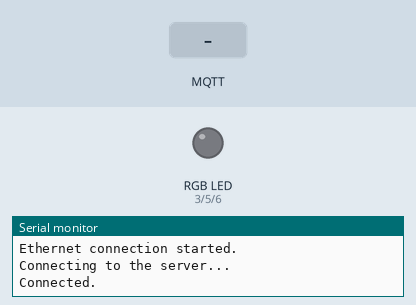
Recording of a sketch running on a simulated Arduino Uno, built with avr-gcc and run on an emulated ATmega328P. On the bench: an RGB LED mixed from three pins (HIGH = lit), the last lines printed to the serial monitor. The test bench sets the inputs (shaded band). Dim RGB values are drawn brighter than linear; WiFi joins after 1.5 s; servers stay silent unless stated; no MQTT or app messages arrive unless stated.

Above: at 4.5 s.
4.6 s: MQTT message "on" arrives on the first subscribed topic
At 6.12 s:
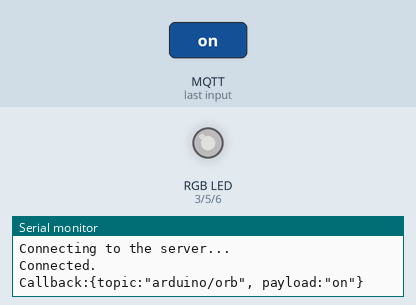
At 8.0 s:
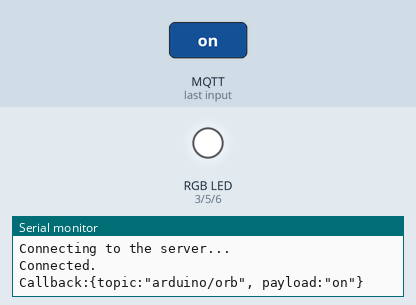
8.1 s: MQTT message "6" arrives on the first subscribed topic
Timing chart, 0 to 11.1 s (numbered marks = the images above; inputs shaded):
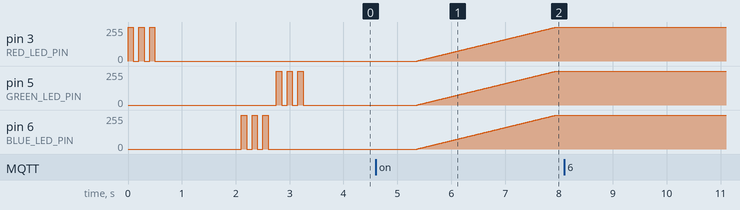

The sketch:

orb.ino
```cpp
// (licence header left out)
#define DEBUG 1

#include <SPI.h>
#include <Ethernet.h>
#include <PubSubClient.h>
#include <stdarg.h>
#include <math.h>


#define color_t int32_t
#define COLOR(r,g,b)   (((r)<<16)+((g)<<8)+(b))  //Color is 24-bit (8-bit each R, G, B)
#define COLOR_WHITE    0xffffff
#define COLOR_BLACK    0x0
#define COLOR_RED      0xff0000
#define COLOR_GREEN    0x00ff00
#define COLOR_BLUE     0x0000ff
#define COLOR_CYAN     0x00ffff
#define COLOR_MAGENTA  0xff00ff
#define COLOR_YELLOW   0xffff00
#define RED(a) (a>>16)
#define GREEN(a) ((a>>8) & 0xff)
#define BLUE(a) (a & 0xff)

// LED leads connected to PWM pins
const int RED_LED_PIN = 3;
const int GREEN_LED_PIN = 5;
const int BLUE_LED_PIN = 6;

// Update these with values suitable for your network.
byte mac[] = { 0x90, 0xA2, 0xDA, 0x0D, 0x04, 0x9C };
IPAddress ip(192,168,0, 6);
IPAddress gateway(192,168,0, 1);
IPAddress subnet(255, 255, 255, 0);

// Broker conf.
byte server[] = { 192, 168, 0, 5 };
//char domain[] = "test.mosquitto.org";
int port = 1883;
char topic[] = "arduino/orb";

#if DEBUG > 0
void debug(char *fmt, ... ){
  char tmp[128]; // resulting string limited to 128 chars
  va_list args;
  va_start (args, fmt );
  vsnprintf(tmp, 128, fmt, args);
  va_end (args);
  Serial.println(tmp);
}
#endif

color_t convertHexToColor(char* hex) {
  return strtol (hex,&hex,16);
}

void setLedColor(color_t c) {
  analogWrite(RED_LED_PIN, RED(c));
  analogWrite(GREEN_LED_PIN, GREEN(c));
  analogWrite(BLUE_LED_PIN, BLUE(c));
}

color_t fadeColor(color_t c1, color_t c2, float ratio){
  color_t r = RED(c1);
  color_t g = GREEN(c1);
  color_t b = BLUE(c1);
  r += (RED(c2)-r)*ratio;
  g += (GREEN(c2)-g)*ratio;
  b += (BLUE(c2)-b)*ratio;
  return COLOR(r, g, b);
}

void setLedColorGradually(color_t c1, color_t c2, int nc, int ms) {
  for (float i = 0 ; i < nc ; i++) {
    setLedColor(fadeColor(c1, c2, i/nc));
    delay(ms);
  }
  setLedColor(c2);
}

void blinkLed(color_t color, int ms, int nb) {
  if (nb < 0) {
    for(;;) {
      setLedColor(color);
      delay(ms);
      setLedColor(COLOR_BLACK);
      delay(ms);
    }
  } else {
    for (int i = 0 ; i < nb ; i++) {
      setLedColor(color);
      delay(ms);
      setLedColor(COLOR_BLACK);
      delay(ms);
    }
  }
}

color_t c_old = COLOR_BLACK;

void callback(char* topic, byte* payload, unsigned int length) {
  // handle message arrived
  #if DEBUG > 0
    Serial.print("Callback:{topic:\"");
    Serial.print(topic);
    Serial.print("\", payload:\"");
    Serial.write(payload,length);
    Serial.println("\"}");
  #endif

  color_t c;
  if (!memcmp(payload,"off",length)) c = COLOR_BLACK;
  else if (!memcmp(payload,"on",length)) c = COLOR_WHITE;
  else if (!memcmp(payload,"red",length)) c = COLOR_RED;
  else if (!memcmp(payload,"green",length)) c = COLOR_GREEN;
  else if (!memcmp(payload,"blue",length)) c = COLOR_BLUE;
  else if (!memcmp(payload,"cyan",length)) c = COLOR_CYAN;
  else if (!memcmp(payload,"magenta",length)) c = COLOR_MAGENTA;
  else if (!memcmp(payload,"yellow",length)) c = COLOR_YELLOW;
  else if (length == 6) c = convertHexToColor((char*)payload);
  else {
    #if DEBUG > 0
      debug("Unknown color.");
    #endif
    return;
  }

  setLedColorGradually(c_old, c, 255, 10);
  c_old = c;
}

EthernetClient ethClient;
PubSubClient client(server, port, callback, ethClient);

void setup() {
  #if DEBUG > 0
    Serial.begin(9600);
    debug("Init...");
  #endif
  blinkLed(COLOR_RED, 100, 3);

  #if DEBUG > 0
    debug("Start the Ethernet connection with DHCP...");
  #endif
  if (Ethernet.begin(mac) == 0) {
    #if DEBUG > 0
      debug("Failed to configure Ethernet using DHCP. Try static...");
    #endif
    // Blink ired twice to signal static Ethernet configuration.
    blinkLed(COLOR_RED, 500, 2);
    Ethernet.begin(mac, ip, gateway, subnet);
  }

  #if DEBUG > 0
    debug("Ethernet connection started.");
  #endif
  // Blink blue 3 times to tell taht eth is up.
  blinkLed(COLOR_BLUE, 100, 3);

  #if DEBUG > 0
    debug("Connecting to the server...");
  #endif
  if (client.connect("Orbino")) {
    #if DEBUG > 0
      debug("Connected.");
    #endif
    // Blink green 3 times to tell that connection is ok.
    blinkLed(COLOR_GREEN, 100, 3);
    client.subscribe(topic);
  } else {
    #if DEBUG > 0
      debug("Unable to connect :(");
    #endif
    // Blink red 3 times to tell that connection is not ok.
    blinkLed(COLOR_RED, 500, 5);
  }
}

void loop() {
  client.loop();
  delay(1000);
}
```

Measured:
- after the input at 4.6 s, pin 3 (RED_LED_PIN), pin 5 (GREEN_LED_PIN), pin 6 (BLUE_LED_PIN): moves from 0/255 to 255/255 over 2.6 s, starting after 0.76 s
